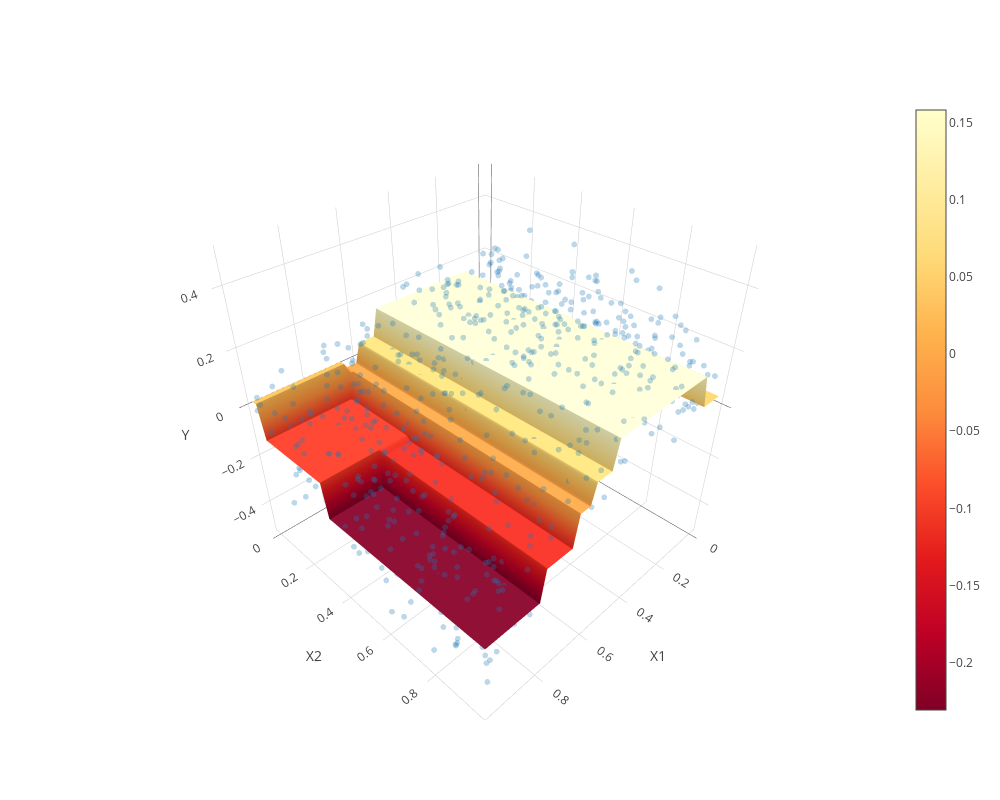

This figure's notebook cell:
### Markdown cell above
We now fit a regression tree to this data, and plot the predicted
regression surface.

### Code cell
from sklearn import tree
fitted_tree = tree.DecisionTreeRegressor(max_depth=3).fit(Xsim,ysim)
fig=surface_scatter_plot(Xsim,ysim,lambda x: fitted_tree.predict([x]))
py.iplot(fig)

### Figure 1 — Plotly figure (JSON) as saved in the notebook; plotly's stock layout.template omitted (floating-point values rounded to 4 significant figures; data arrays with more than 128 entries replaced by an {"elided": "..."} marker saying what was removed)
{"data": [{"marker": {"opacity": 0.3, "size": 2}, "mode": "markers", "type": "scatter3d", "uid": "0b2695ea-3475-4592-9087-423e207b1f63", "x": {"elided": "1000 float values"}, "y": {"elided": "1000 float values"}, "z": {"elided": "1000 float values"}}, {"colorscale": "YlOrRd", "type": "surface", "uid": "504542de-a65e-412a-a70c-7ecade8b64b4", "x": [0, 0.02041, 0.04082, 0.06122, 0.08163, 0.102, 0.1224, 0.1429, 0.1633, 0.1837, 0.2041, 0.2245, 0.2449, 0.2653, 0.2857, 0.3061, 0.3265, 0.3469, 0.3673, 0.3878, 0.4082, 0.4286, 0.449, 0.4694, 0.4898, 0.5102, 0.5306, 0.551, 0.5714, 0.5918, 0.6122, 0.6327, 0.6531, 0.6735, 0.6939, 0.7143, 0.7347, 0.7551, 0.7755, 0.7959, 0.8163, 0.8367, 0.8571, 0.8776, 0.898, 0.9184, 0.9388, 0.9592, 0.9796, 1], "y": [0, 0.02041, 0.04082, 0.06122, 0.08163, 0.102, 0.1224, 0.1429, 0.1633, 0.1837, 0.2041, 0.2245, 0.2449, 0.2653, 0.2857, 0.3061, 0.3265, 0.3469, 0.3673, 0.3878, 0.4082, 0.4286, 0.449, 0.4694, 0.4898, 0.5102, 0.5306, 0.551, 0.5714, 0.5918, 0.6122, 0.6327, 0.6531, 0.6735, 0.6939, 0.7143, 0.7347, 0.7551, 0.7755, 0.7959, 0.8163, 0.8367, 0.8571, 0.8776, 0.898, 0.9184, 0.9388, 0.9592, 0.9796, 1], "z": {"elided": "50x50 float values"}}], "layout": {"autosize": true, "height": 800, "scene": {"xaxis": {"title": {"text": "X1"}}, "yaxis": {"title": {"text": "X2"}}, "zaxis": {"title": {"text": "Y"}}}, "width": 1000}}
